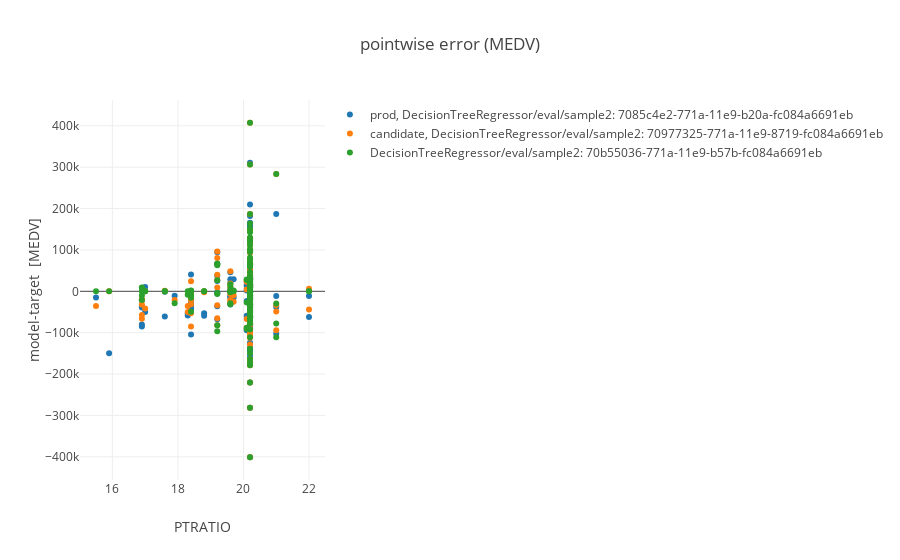

Notebook source saved alongside this figure:
### Markdown cell above
#### Plot error vs input variable

### Code cell
plot.scatter_model_error(ml_repo, ml_repo.tree.models.DecisionTreeRegressor.model(), ml_repo.tree.test_data.sample2(), 'PTRATIO')

### Figure 1 — Plotly figure (JSON) as saved in the notebook; plotly's stock layout.template omitted (floating-point values rounded to 4 significant figures; data arrays with more than 128 entries replaced by an {"elided": "..."} marker saying what was removed)
{"data": [{"mode": "markers", "name": "prod, DecisionTreeRegressor/eval/sample2: 7085c4e2-771a-11e9-b20a-fc084a6691eb", "text": "sample2:last<br>DecisionTreeRegressor/model:70848dd4-771a-11e9-afe4-fc084a6691eb<br>", "type": "scatter", "uid": "9132a750-3c11-4958-85e9-e202c80a3d97", "x": {"elided": "187 float values"}, "y": {"elided": "187 float values"}}, {"mode": "markers", "name": "candidate, DecisionTreeRegressor/eval/sample2: 70977325-771a-11e9-8719-fc084a6691eb", "text": "sample2:last<br>DecisionTreeRegressor/model:70963a24-771a-11e9-be5e-fc084a6691eb<br>", "type": "scatter", "uid": "30f58cfd-4f9b-45d8-84c9-a601af75795d", "x": {"elided": "187 float values"}, "y": {"elided": "187 float values"}}, {"mode": "markers", "name": "DecisionTreeRegressor/eval/sample2: 70b55036-771a-11e9-b57b-fc084a6691eb", "text": "sample2:last<br>DecisionTreeRegressor/model:70b37c08-771a-11e9-b4b9-fc084a6691eb<br>", "type": "scatter", "uid": "baa8e840-6a87-4871-8b97-88d8867b76c3", "x": {"elided": "187 float values"}, "y": {"elided": "187 float values"}}], "layout": {"title": {"text": "pointwise error (MEDV)"}, "xaxis": {"title": {"text": "PTRATIO"}}, "yaxis": {"title": {"text": "model-target  [MEDV]"}}}}
